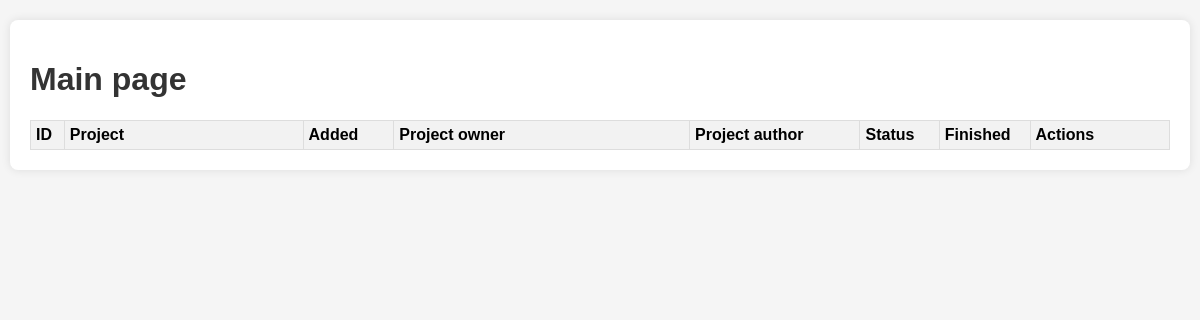
Page /main on the earlier database version.
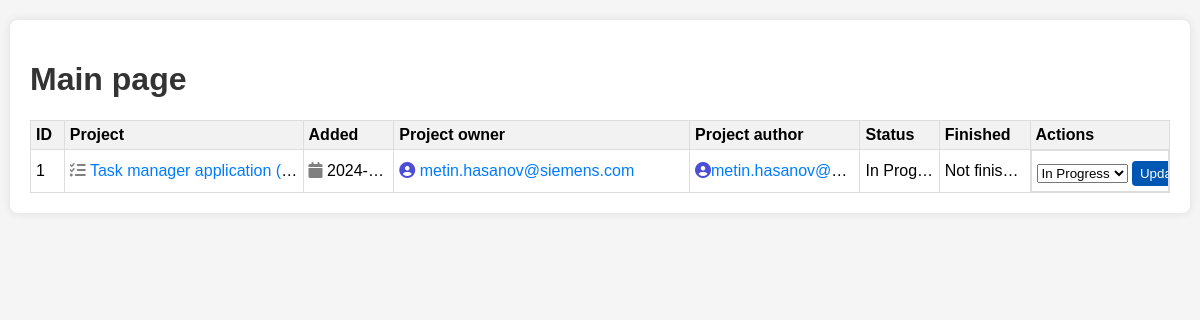
Same page on the later database version.
### app.py (models this page shows, shortened)
class Projects(db.Model):
    id = db.Column(db.Integer, primary_key=True)
    content = db.Column(db.String(200), nullable=False)
    owner = db.Column(db.String(50), nullable=False)
    author = db.Column(db.String(50), nullable=False)
    status = db.Column(db.String(60), nullable=False, default="New")
    date_created = db.Column(db.DateTime, default=datetime.utcnow)
    finished = db.Column(db.DateTime, nullable=True)
    comment_count = db.Column(db.Integer, default=0)
    comments = db.relationship('Comment_project', backref='project', lazy=True, cascade='all, delete-orphan', primaryjoin="Projects.id == Comment_project.task_id")

### app.py (the view, shortened to what this page needs)
@app.route('/main/<int:project_id>', methods=['POST', 'GET'])
@app.route('/main', methods=['POST', 'GET'])
def main(project_id=None):
    if project_id:
        project = Projects.query.get_or_404(project_id)
    else:
        project = None
    projects = Projects.query.order_by(Projects.date_created).all()
    return render_template('main.html', projects=projects, selected_project=project)

### templates/main.html (shortened to what this page needs)
{% extends 'base.html' %}
{% block body %}
<div class="content_project">
    <h1>Main page</h1>
    <table>
        <tr>
            <th>ID</th>
            <th>Project</th>
            <th><label>Added</label></th>
            <th><label>Project owner</label></th>
            <th><label>Project author</label></th>
            <th><label>Status</label></th>
            <th><label>Finished</label></th>
            <th><label>Actions</label></th>
        </tr>
        {% for project in projects %}
            <tr>
                <td>{{ project.id }}</td>
                <td> <i class="fa fa-tasks" style="color: gray;"></i> <a href="{{ url_for('main_project_details', project_id=project.id) }}" target="_blank">{{ project.content }}</a></td>
                <td><i class="fa fa-calendar" style="color: gray;"></i> {{ project.date_created.date() }}</td>
                <td>
                        {% if project.owner is not none and '@' in project.owner and '.' in project.owner %}
                            <i class="fa fa-user-circle" style="color: rgb(77, 77, 216);"></i> <a href="mailto:{{ project.owner }}">{{ project.owner }}</a>
                        {% else %}
                            <i class="fa fa-user-circle" style="color: gray;"></i> {{ project.owner }}
                        {% endif %}
                </td>
                <td>
                    {% if project.author is not none and '@' in project.author and '.' in project.author %}
                        <i class="fa fa-user-circle" style="color: rgb(77, 77, 216);"></i><a href="mailto:{{ project.owner }}">{{ project.author }}</a>
                    {% else %}
                        <i class="fa fa-user-circle" style="color: gray;"></i> {{ project.author }}
                    {% endif %}
                </td>
                <td>{{ project.status }}
                </td>
                <td>{% if project.finished is not none %}
                        <i class="fa fa-calendar" style="color: gray;"></i> {{ project.finished.strftime('%Y-%m-%d') }}
                    {% else %}
                        Not finished yet
                    {% endif %}
                </td>
                <td class="actions">
                    <form action="{{ url_for('main', project_id=project.id) }}" method="POST">
                        <select name="status">
                            <option value="In Progress" {% if project.status == 'In Progress' %} selected {% endif %}>In Progress</option>
                        </select>
                        <button type="submit" class="update-button">Update status</button>
                    </form>
                </td>
            </tr>
        {% endfor %}
    </table>
</div>
{% endblock %}

Differences in the rows shown:
added Projects: id "1", content "Task manager application (…", date_created "2024-…", owner "metin.hasanov@siemens.com", author "metin.hasanov@…", status "In Prog…", shows "Not finis…", status "In Progress"
